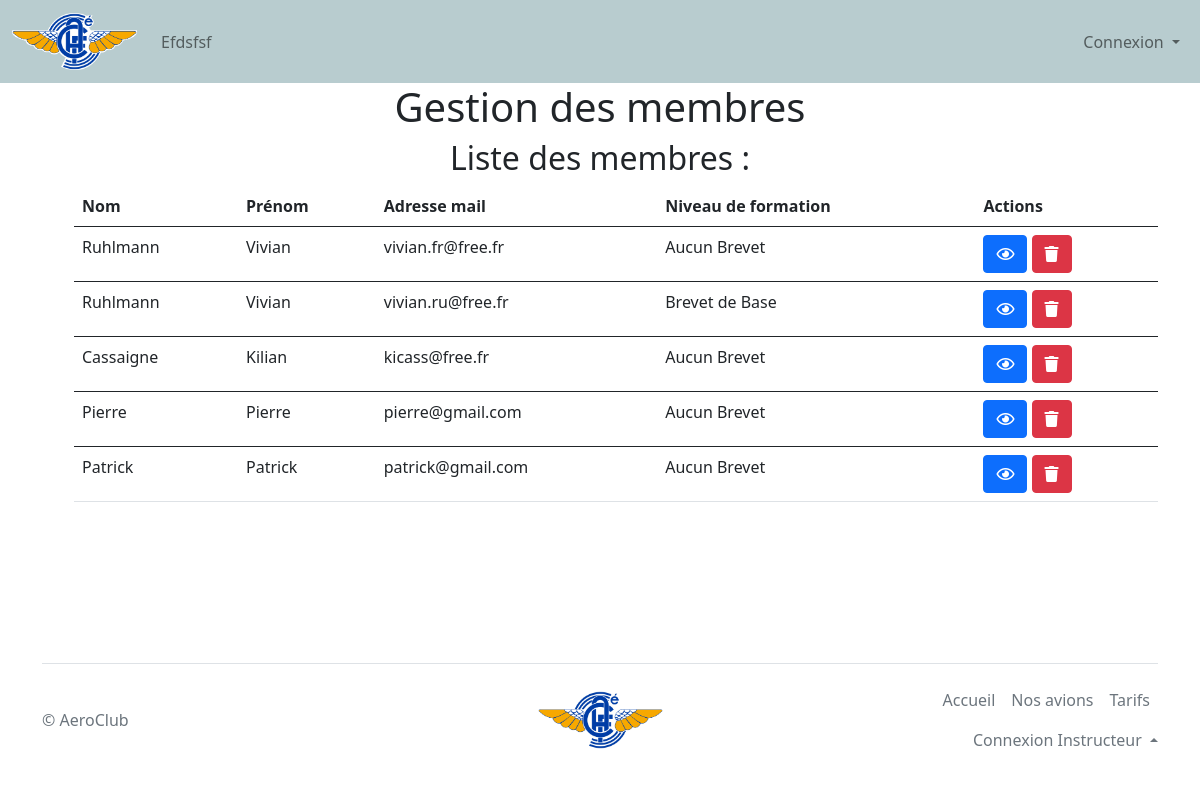
The app's page /actions/manageMembers.php, older data.
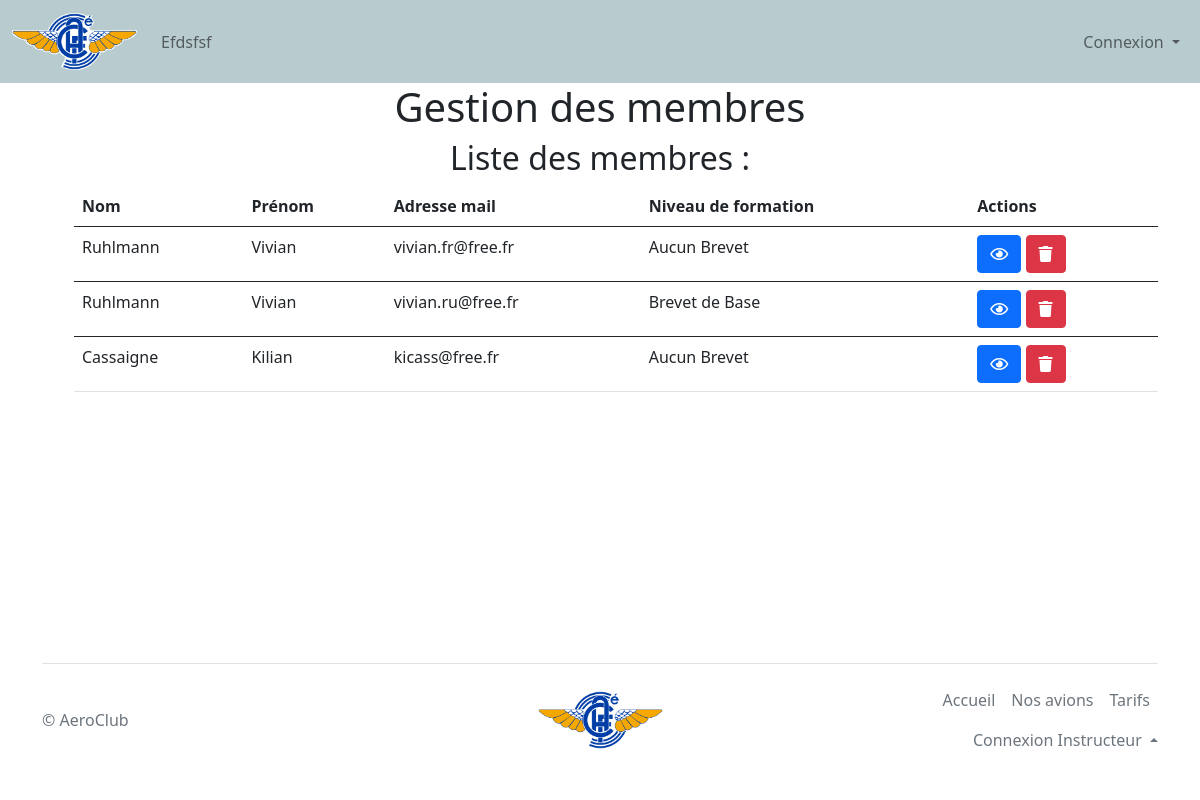
The same page, newer data.
### tables this page shows
CREATE TABLE `members` (
  `id` int(11) NOT NULL,
  `firstname` varchar(100) NOT NULL,
  `lastname` varchar(100) NOT NULL,
  `level` enum('Aucun Brevet','Brevet de Base','Licence Pilote d''Avion Léger','Brevet de Pilote Privé') NOT NULL DEFAULT 'Aucun Brevet',
  `mail` varchar(100) NOT NULL,
  `password` varchar(128) NOT NULL,
  `soloHours` int(11) NOT NULL DEFAULT '0',
  `trainingHours` int(11) NOT NULL DEFAULT '0',
  `signInDate` date NOT NULL DEFAULT '2020-01-01',
  `birthDate` date NOT NULL DEFAULT '2020-01-01',
  `additionalCost` int(11) NOT NULL,
  `payed` int(1) NOT NULL DEFAULT '0'
);

### actions/manageMembers.php (the view, shortened to what this page needs)
<!DOCTYPE html>
<html lang="fr">
<head>
    <?php include '../utils/head.php'; ?>
</head>
<body class="d-flex flex-column h-100">
    <?php include '../utils/header.php'; ?>
    <div class="container">
        <h1 style="text-align: center;">Gestion des membres</h1>
        <div class="row">
            <div class="col">
                <?php
                $bdd = getDatabaseConnection();
                $q = 'SELECT * FROM members';
                $req = $bdd->prepare($q);
                $req->execute();
                $results = $req->fetchAll();
                ?>
                <h2 style="text-align: center;">Liste des membres :</h2>
                <ul>
                    <table class="table">
                        <thead class="thead-dark">
                            <tr>
                                <th scope="col">Nom</th>
                                <th scope="col">Prénom</th>
                                <th scope="col">Adresse mail</th>
                                <th scope="col">Niveau de formation</th>
                                <th scope="col">Actions</th>
                            </tr>
                        </thead>
                        <?php foreach ($results as $key => $members) { ?>
                            <tbody>
                                <tr>
                                    <td><?= $members['lastname']; ?></td>
                                    <td><?= $members['firstname']; ?> </td>
                                    <td><?= $members['mail']; ?> </td>
                                    <td><?= $members['level']; ?> </td>
                                    <td>
                                        <a href="seeDetails.php?id_member=<?php echo $members['id'] ?>" class="btn btn-primary"><i class="far fa-eye" style="text-align: center"></i></a>
                                        <a onClick="javascript: return confirm('Veuillez comfirmer la suppression');" href="deleteMember.php?id_member=<?php echo $members['id'] ?>" class="btn btn-danger"><i class="fas fa-trash" style="text-align: center"></i></a>
                                    </td>
                                </tr>
                            <?php } ?>
                            </tbody>
                    </table>
                </ul>
            </div>
        </div>
    </div>
    <?php include("../utils/footer.php"); ?>
</body>

Row changes from the older to the newer data that the page shows:
removed members: lastname "Pierre", firstname "Pierre", mail "pierre@gmail.com", level "Aucun Brevet"
removed members: lastname "Patrick", firstname "Patrick", mail "patrick@gmail.com", level "Aucun Brevet"
